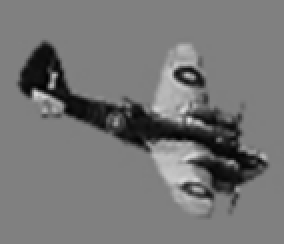
#> input picture img/airplane.png, 142 x 122 px (shown 2 times larger); its folder holds only this picture in this run
$ python data_generation.py
#> lines starting #> are read from the running program, lines starting #| are printed output that depends on the picture
import os
import glob
from PIL import Image
import cv2
import random

def pad_img(img_path,w_=1000,h_=1000,value_=[128,128,128]):
    """args:
    img_: opencv的img\n
    w_: 宽
    h_: 高
    value: padding的值
    return: 上下左右各padding之后的opencv的img
    """
    img = cv2.imread(new_image_path)

    h,w,_ = img.shape
    top = (h_ - h ) // 2
    bottom = (h_ - h ) - top
    left = (w_ - w) // 2
    right = (w_ - w) - left
    # value_ = [img_[0][0][0], img_[0][0][0], img_[0][0][0]]
    pad_img = cv2.copyMakeBorder(img,
                top=top,bottom=bottom,
                left=left,right=right,
                borderType=cv2.BORDER_CONSTANT,
                value=value_)

    return pad_img


def cat_img(image_files, image_dir, size):

    # 加载图像，调整大小
#> called with image_dir = './img/', size = (50, 50)
    images = []
    for image_file in image_files:
        image = Image.open(image_file)
#> image is the input picture: PIL image 142x122 RGBA; mean R, G, B, A 117.7, 117.7, 117.7, 255
        image = image.resize(size)
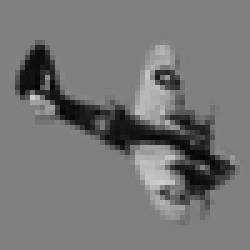
#> image: PIL image 50x50 RGBA (shown 5 times larger); mean R, G, B, A 117.7, 117.7, 117.7, 255
        images.append(image)

    # 创建一个新的500x500像素大小的灰色背景图像
    new_image = Image.new('RGB', (500, 500), 'grey')
#> new_image: PIL image 500x500 RGB; every value is 128

    index = [i for i in range(25)]
    if len(images) < 25:
        index = random.sample(index, len(images))
#> index = [12]

    for ind in range(len(index)):
        new_image.paste(images[ind], (int(index[ind]%5)*100+20, int(index[ind]/5)*100+20))
#> this loop made 1 pass
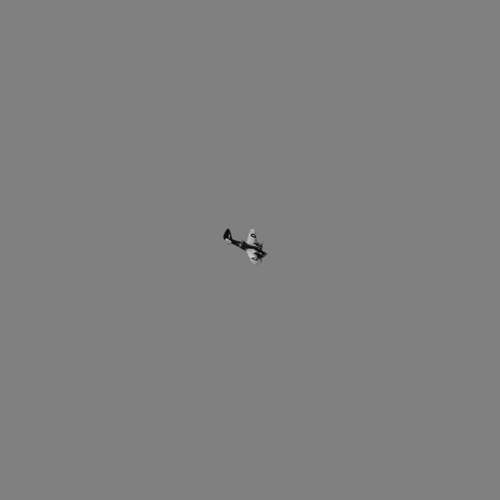
#> new_image: PIL image 500x500 RGB; min 0, max 206, mean 127.9

    # [6 lines of commented-out code are left out]

    new_image.save('./output.png')
    return  './output.png'


if __name__=='__main__':

    #合成图片
    # 设置图像文件夹的路径
    image_dir = './img/'
    # 获取文件夹中所有图像文件的列表
    image_files = glob.glob(os.path.join(image_dir, '*.png'))
    size = (50,50)
    new_image_path = cat_img(image_files, image_dir, size)

    img_pad = pad_img(new_image_path,)
    cv2.imwrite("./output_pad.jpg",img_pad)
    # cv2.imshow('pad img',img_pad)
    # cv2.waitKey(0)

$ run again, on img/football.png
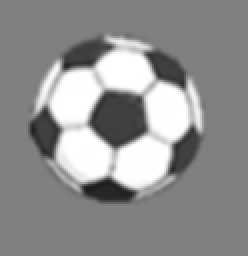
#> input picture img/football.png, 124 x 128 px (shown 2 times larger)
#> in cat_img, image is the input picture: PIL image 124x128 RGBA; mean R, G, B, A 144.1, 144.1, 144.1, 255
#> in cat_img, `image = image.resize(size)`:
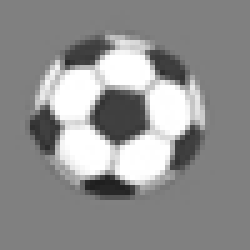
#> image: PIL image 50x50 RGBA (shown 5 times larger); mean R, G, B, A 144, 144, 144, 255
#> index = [12]
#> the loop in cat_img, `for ind in range(len(index)):` made 1 pass

$ run again, on img/motor.png
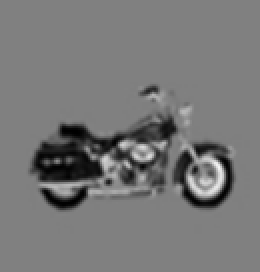
#> input picture img/motor.png, 130 x 136 px (shown 2 times larger)
#> in cat_img, image is the input picture: PIL image 130x136 RGBA; mean R, G, B, A 119.3, 119.3, 119.3, 255
#> in cat_img, `image = image.resize(size)`:
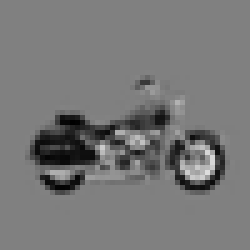
#> image: PIL image 50x50 RGBA (shown 5 times larger); mean R, G, B, A 119.3, 119.3, 119.3, 255
#> index = [12]
#> the loop in cat_img, `for ind in range(len(index)):` made 1 pass

$ run again, on img/car.png
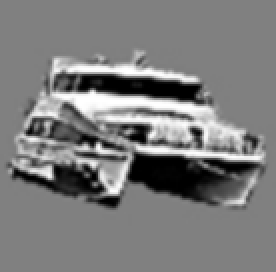
#> input picture img/car.png, 138 x 136 px (shown 2 times larger)
#> in cat_img, image is the input picture: PIL image 138x136 RGBA; mean R, G, B, A 124.2, 124.2, 124.2, 255
#> in cat_img, `image = image.resize(size)`:
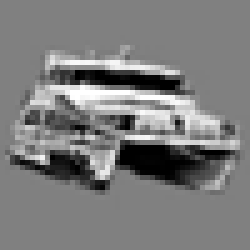
#> image: PIL image 50x50 RGBA (shown 5 times larger); mean R, G, B, A 124.2, 124.2, 124.2, 255
#> index = [12]
#> the loop in cat_img, `for ind in range(len(index)):` made 1 pass
